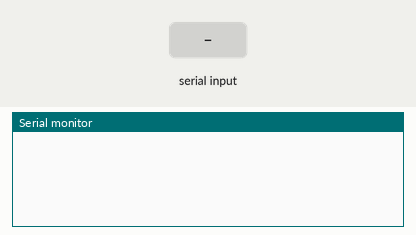
A sketch run on a simulated Arduino Uno, built with avr-gcc and run on an emulated ATmega328P. Parts: the last lines printed to the serial monitor. The test bench sets the inputs (shaded band).

Above: at 1.2 s.
1.3 s: "90,45\n" received over Serial
At 3.3 s:
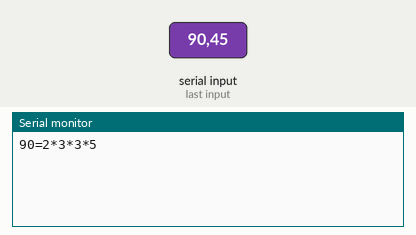
3.8 s: "30,150\n" received over Serial
At 5.2 s:
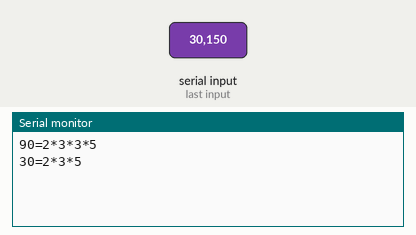
6.3 s: "0\n" received over Serial
At 8.9 s:
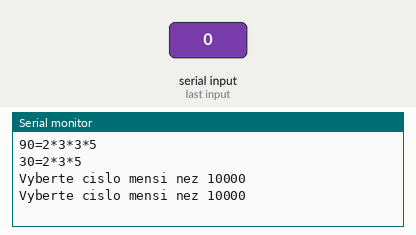
9.3 s: "5\n" received over Serial
At 11.5 s:
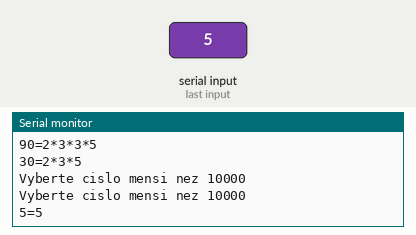
11.8 s: "200\n" received over Serial
At 13.6 s:
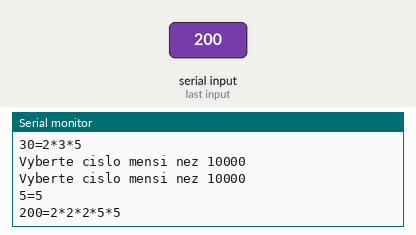

The sketch:

ukol_09_frydryn_faktorizace.ino
```cpp
unsigned int vstup;
unsigned int n = 2;
void setup()
{
	Serial.begin(9600);
}

void loop()
{

	if(Serial.available()){

		while (true)
		{
			vstup = Serial.readString().toInt();
			if (vstup > 2 && vstup < 10000)
			{
				break;
			}
			else
			{
				Serial.println("Vyberte cislo mensi nez 10000");
			}
		}

		Serial.print(vstup);
		Serial.print("=");

		while (n != vstup)
		{
			if (vstup % n == 0)
			{
				Serial.print(n);
				Serial.print("*");
				vstup = vstup / n;
			}
			else
			{
				n++;
			}
		}
		Serial.println(n);
		n = 2;
	}
}
```

Measured:
- after the input at 1.3 s, the serial monitor: prints a new line after 1.0 s (image 1)
- after the input at 3.8 s, the serial monitor: prints a new line after 1.0 s (image 2)
- after the input at 6.3 s, the serial monitor: prints a new line after 1.0 s (image 3)
- after the input at 9.3 s, the serial monitor: prints a new line after 1.0 s (image 4)
- after the input at 11.8 s, the serial monitor: prints a new line after 1.0 s (image 5)
